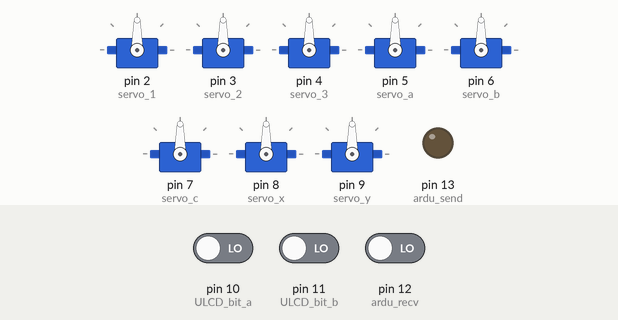
The sketch below on a simulated Arduino Uno, built with avr-gcc and run on an emulated ATmega328P. Shown: 8 × servo, output pins drawn as LEDs (lit = HIGH). The inputs (shaded band) are chosen by the test bench; at power-on: pin 10 (ULCD_bit_a) LOW, pin 12 (ardu_recv) LOW, pin 11 (ULCD_bit_b) LOW. At 12.8 s the program stops and its outputs stay as they are.

Above: at 1.2 s.
1.3 s: pin 10 (ULCD_bit_a) driven HIGH
At 2.07 s:
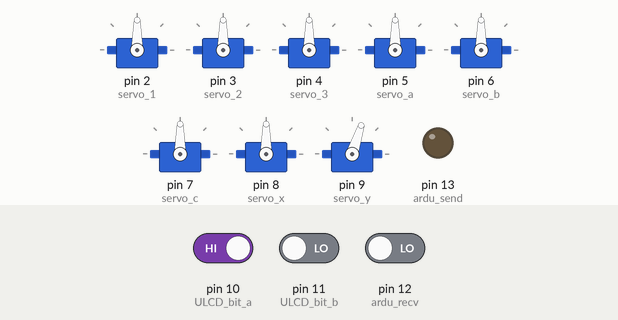
At 2.67 s:
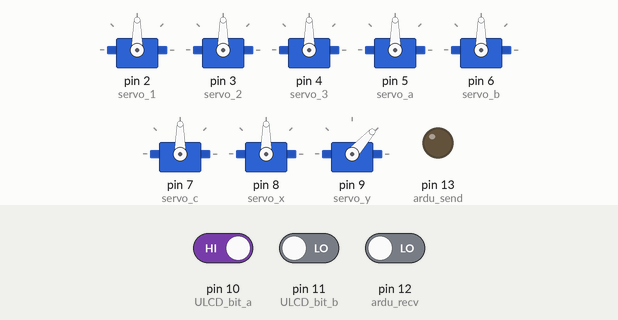
4.3 s: pin 12 (ardu_recv) driven HIGH
At 13.6 s:
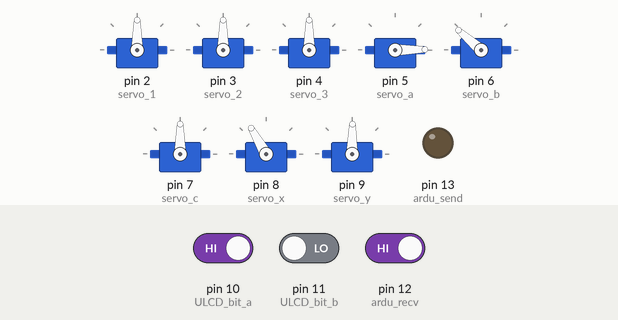
Timing chart, 0 to 14.3 s (numbered marks = the images above; inputs shaded):
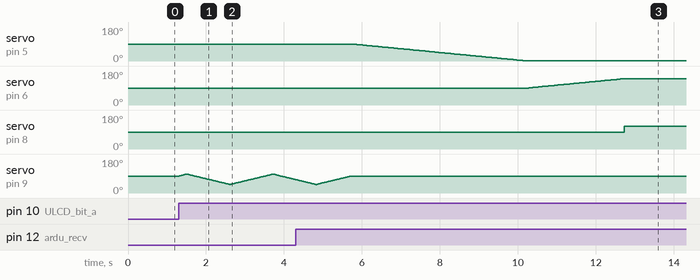

Measured:
- after the input at 4.3 s, servo on pin 5 (servo_a): moves from 90° to 1° over 4.4 s, starting after 1.5 s; servo on pin 6 (servo_b): moves from 90° to 139° over 2.4 s, starting after 6.0 s; servo on pin 8 (servo_x): 90° → 120° after 8.4 s; servo on pin 9 (servo_y): goes on until 5.7 s, then stays 89°

The sketch:

PHOBOS_sketch1.ino
```cpp
// ARDUINO A
// This Sketch is For PHOBOS inter-activity movements at Space apps Challengers //2014
//                                                  Copy paste this sketch in your arduino UNO
//                                     It size is only 3,7 Ko , connect 8 servo motors on Pins of your Arduino
//
//
//___________________________________________________________________________________________________________________________________________


#include <Servo.h>

Servo servo_1;  // create servo object to control a servo
Servo servo_2;
Servo servo_3;
Servo servo_a;
Servo servo_b;
Servo servo_c;
Servo servo_x;
Servo servo_y;


// a maximum of eight servo objects can be created

int pos_1 = 100 ;  // variable to store the servo position
int pos_2 = 80 ;  //
int pos_3 = 45 ;
int pos_a = 90 ;
int pos_b = 90 ;
int pos_c = 160 ;
int pos_x= 80 ;
int pos_y= 100 ;

const int ULCD_bit_a = 10 ;
const int ULCD_bit_b = 11 ;
const int ardu_recv = 12 ;
const int ardu_send =13 ;
int etat_ULCDa ;
int etat_ULCDb ;
int etat_ardu_recv;


void setup()

{

  servo_1.attach(2);  // attaches the servo on pin 9 to the servo object
  servo_2.attach(3);
  servo_3.attach(4);
  servo_a.attach(5);
  servo_b.attach(6);
  servo_c.attach(7);
  servo_x.attach(8);
  servo_y.attach(9);

  pinMode(ULCD_bit_a, INPUT) ;
  pinMode(ULCD_bit_b, INPUT) ;
  pinMode(ardu_recv , INPUT) ;
  pinMode(ardu_send , OUTPUT) ;

}


void loop ()

{

  //we define each angle of the robot

  //servo_1.write(100);
  //servo_2.write(80);
  //servo_3.write(0);
  //servo_a.write(90);
  //servo_b.write(90);
  //servo_c.write(180);
  //servo_x.write(80);
  //servo_y.write(100) ;

  //delay(100);

  // we then ask the robot to greet every body _________________________

  etat_ardu_recv = digitalRead (ardu_recv) ;

  if( etat_ardu_recv == HIGH )

  {

    for(pos_a=90 ; pos_a >0 ; pos_a-=1)
    {
      servo_a.write(pos_a);
      delay(50);
    }
    for(pos_b=90 ; pos_b<140 ; pos_b+=1)
    {
      servo_b.write(pos_b);
      delay(50);
    }

    for(pos_x=80 ; pos_x=120 ; pos_x+=1)
    {
      servo_x.write(pos_x) ;
      delay(40);
    }

    for(pos_y=100 ; pos_y=140 ; pos_y+=1)
    {
      servo_y.write(pos_y);
      delay(40);
    }

    //______________________________________________________________SALUTATION__________________________________________________________________

    for(pos_c=180 ; pos_c>90 ; pos_c-=1)
    {
      servo_c.write(pos_c);
      delay(50);
    }
    for( pos_c=90 ; pos_c<180 ; pos_c+=1)
    {
      servo_c.write(pos_c);
      delay(50);
    }
    for( pos_c = 180; pos_c >90 ; pos_c-=1)
    {
      servo_c.write(pos_c);
      delay(50);
    }

    //_________________________________________________________End of salutation______________________________________________________________________________________


    for( pos_a=0 ; pos_a<90 ; pos_a+=1)
    {
      servo_a.write(pos_a);
      delay(50);
    }
    for( pos_b=140 ; pos_b>90 ; pos_b-=1)
    {
      servo_b.write(pos_b);
      delay(50);
    }
    digitalWrite(ardu_send , HIGH);
    delay(500) ;

    digitalWrite(ardu_send , LOW) ;
    delay(1000) ;
  }
  //____________________________________________for each right answers the robot manifest his happyness____________________________________________________________}


  etat_ULCDa = digitalRead(ULCD_bit_a);

  if ( etat_ULCDa == HIGH )
  {
    for(pos_y =90 ; pos_y<100 ; pos_y+=1)
    {
      servo_y.write(pos_y);
      delay(20);
    }
    for(pos_y = 100 ; pos_y >45 ; pos_y-=1)
    {
      servo_y.write(pos_y);
      delay(20);
    }

    for(pos_y=45 ; pos_y<90 ; pos_y+=1)
    {
      servo_y.write(pos_y) ;
      delay(20);
    }


    etat_ULCDb = digitalRead(ULCD_bit_b) ; // he desagree the answer


    if(etat_ULCDb==HIGH)

    {

      for(pos_x=90 ; pos_x<120 ; pos_x+=1)

      {
        servo_x.write(pos_x) ;
        delay(20) ;
      }

      for(pos_x=120 ; pos_x>45 ; pos_x-=1)

      {
        servo_x.write(pos_x);
        delay(20) ;

      }

    }

  }


}
```
